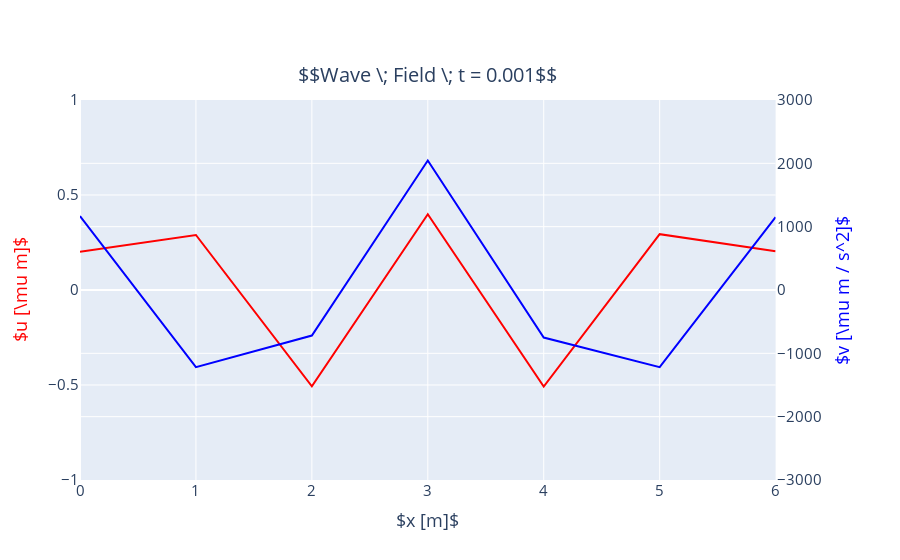

Here is the notebook cell this chart was saved with:
### Code cell
plot_uv(u2, v2, t, plot_v=True)

### Figure 1 — Plotly figure (JSON) as saved in the notebook; plotly's stock layout.template omitted (floating-point values rounded to 4 significant figures)
{"data": [{"line": {"color": "blue"}, "mode": "lines", "name": "$v [\\mu m / s^2]$", "showlegend": false, "type": "scatter", "x": [0, 1, 2, 3, 4, 5, 6], "xaxis": "x", "y": [1168.0, -1217.0, -719.0, 2045.0, -751.3, -1219.0, 1150.0], "yaxis": "y2"}, {"line": {"color": "red"}, "mode": "lines", "name": "$u [\\mu m]$", "showlegend": false, "type": "scatter", "x": [0, 1, 2, 3, 4, 5, 6], "xaxis": "x", "y": [0.2018, 0.2898, -0.5072, 0.3985, -0.5086, 0.294, 0.2043], "yaxis": "y"}], "layout": {"annotations": [{"font": {"size": 20}, "showarrow": false, "text": "$$Wave \\; Field \\; t = 0.001$$", "x": 0.47, "xanchor": "center", "xref": "paper", "y": 1, "yanchor": "bottom", "yref": "paper", "yshift": 10}], "font": {"size": 15}, "xaxis": {"anchor": "y", "domain": [0, 0.94], "title": {"text": "$x [m]$"}}, "yaxis": {"anchor": "x", "domain": [0, 1], "exponentformat": "e", "range": [-1, 1], "showexponent": "all", "title": {"font": {"color": "red"}, "text": "$u [\\mu m]$"}}, "yaxis2": {"anchor": "x", "exponentformat": "e", "overlaying": "y", "range": [-3000, 3000], "showexponent": "all", "side": "right", "title": {"font": {"color": "blue"}, "text": "$v [\\mu m / s^2]$"}}}}
